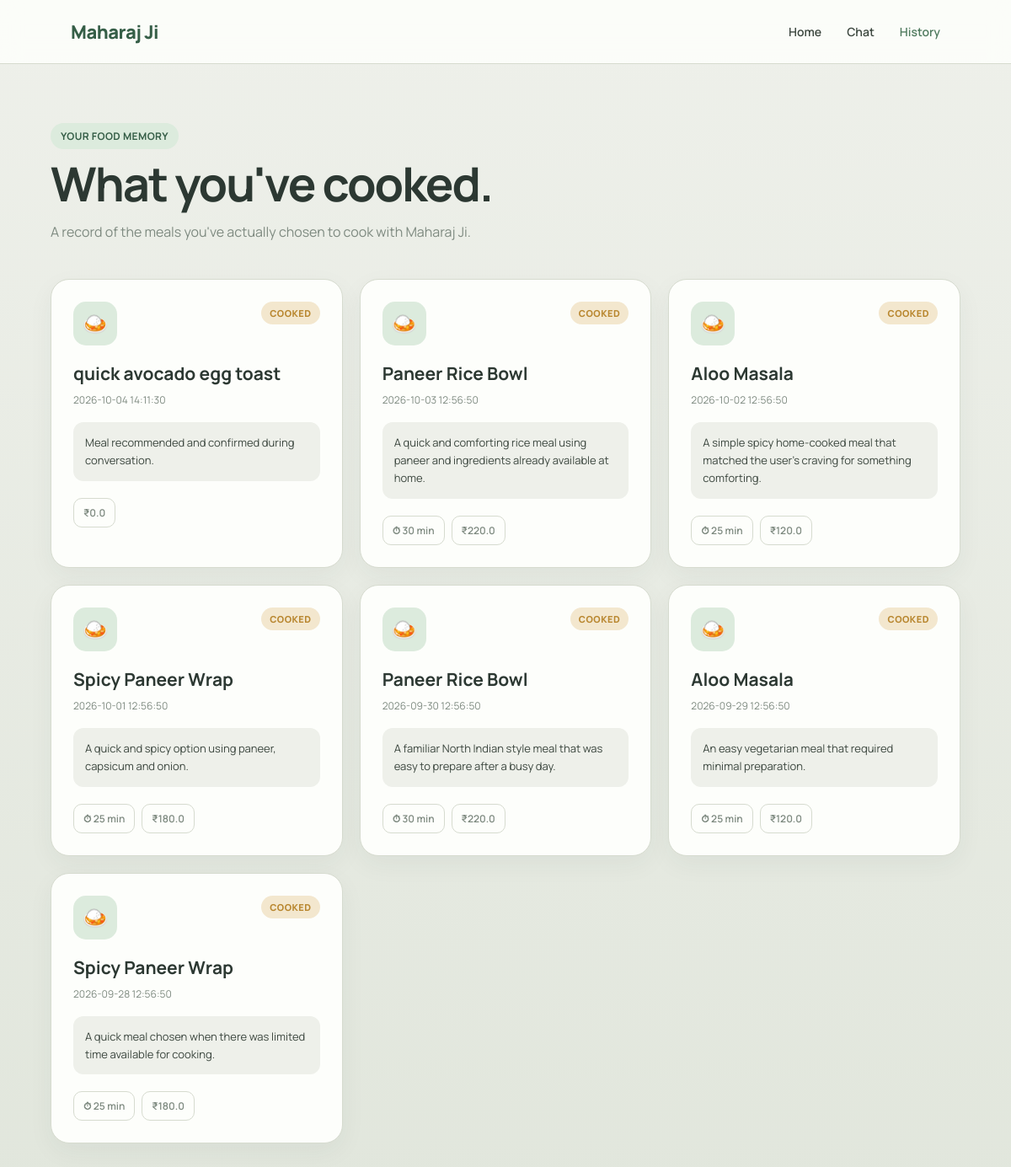
The app's page /history with its own data.
### tables this page shows
CREATE TABLE meal_history (

                id INTEGER PRIMARY KEY AUTOINCREMENT,

                user_id INTEGER NOT NULL,

                meal_name TEXT NOT NULL,

                meal_reason TEXT,

                preparation_time INTEGER,

                estimated_cost REAL,

                status TEXT,

                rating INTEGER,

                feedback TEXT,

                created_at TEXT DEFAULT CURRENT_TIMESTAMP,

                FOREIGN KEY (user_id)
                    REFERENCES users(id)
            );

### app.py (the view)
@app.route("/history")
def history():
    from database import get_meal_history
    user_id = 1
    meals = get_meal_history(
        user_id=user_id,
        limit=50
    )
    return render_template(
        "history.html",
        meals=meals
    )

### database.py (called while the page is built)
@contextmanager
def get_db():
    connection = sqlite3.connect(
        DATABASE_PATH
    )
    connection.row_factory = sqlite3.Row
    try:
        yield connection
        connection.commit()
    except Exception:
        connection.rollback()
        raise
    finally:
        connection.close()

def get_meal_history(
    user_id=1,
    limit=20
):
    with get_db() as db:
        rows = db.execute(
            """
            SELECT *

            FROM meal_history

            WHERE user_id = ?

            AND status = 'COOKED'

            AND date(created_at)
            >= date('now', '-7 days')

            ORDER BY datetime(created_at) DESC

            LIMIT ?
            """,
            (
                user_id,
                limit
            )
        ).fetchall()
        return [
            dict(row)
            for row in rows
        ]

### templates/history.html (shortened to what this page needs)
<!DOCTYPE html>
<html lang="en">
<head>
</head>
<body>
    <nav class="navbar">
        <div class="logo">
            Maharaj Ji
        </div>
        <div class="nav-links">
            <a href="/">
                Home
            </a>
            <a href="/chat">
                Chat
            </a>
            <a
                href="/history"
                class="active"
            >
                History
            </a>
        </div>
    </nav>
    <main class="page">
        <section class="page-header">
            <span class="eyebrow">
                YOUR FOOD MEMORY
            </span>
            <h1>
                What you've cooked.
            </h1>
            <p>
                A record of the meals you've actually
                chosen to cook with Maharaj Ji.
            </p>
        </section>
        {% if meals %}
            <section class="history-grid">
                {% for meal in meals %}
                    <article class="meal-card">
                        <div class="meal-top">
                            <div class="meal-icon">
                                🍛
                            </div>
                            <span class="cooked-badge">
                                Cooked
                            </span>
                        </div>
                        <h2>
                            {{ meal.meal_name }}
                        </h2>
                        <div class="meal-date">
                            {{ meal.created_at }}
                        </div>
                        {% if meal.meal_reason %}
                            <div class="meal-reason">
                                {{ meal.meal_reason }}
                            </div>
                        {% endif %}
                        <div class="meal-meta">
                            {% if meal.preparation_time %}
                                <span class="meta-item">
                                    ⏱
                                    {{ meal.preparation_time }}
                                    min
                                </span>
                            {% endif %}
                            {% if meal.estimated_cost is not none %}
                                <span class="meta-item">
                                    ₹{{ meal.estimated_cost }}
                                </span>
                            {% endif %}
                        </div>
                    </article>
                {% endfor %}
            </section>
        {% endif %}
    </main>
</body>
</html>

### templates/history.html (style rules this page uses)
:root { --bg: #EEF0EA; --bg-deep: #E1E6DC; --surface: #FDFEFB; --ink-heading: #2C3832; --ink-body: #3C473F; --ink-soft: #7E8A80; --accent: #4F7A5E; --accent-soft: #DCEBDD; --accent-deep: #355E47; --line: #D6DBCF; --steel: #C7CCC0; --amber: #B8862E; --amber-soft: #F3E7CE; --white: #FFFFFF; }
* { box-sizing: border-box; margin: 0; padding: 0; }
body { min-height: 100vh; background: linear-gradient( 180deg, var(--bg), var(--bg-deep) ); color: var(--ink-body); font-family: "Manrope", sans-serif; }
.navbar { height: 76px; display: flex; align-items: center; justify-content: space-between; padding: 0 7%; background: rgba( 253, 254, 251, 0.88 ); border-bottom: 1px solid var(--line); backdrop-filter: blur(12px); }
.logo { color: var(--accent-deep); font-size: 22px; font-weight: 800; letter-spacing: -0.5px; }
.nav-links { display: flex; align-items: center; gap: 30px; }
.nav-links a { text-decoration: none; color: var(--ink-body); font-size: 14px; font-weight: 600; transition: 0.2s ease; }
.nav-links .active { color: var(--accent); }
.page { width: min( 1100px, 90% ); margin: 0 auto; padding: 70px 0 100px; }
.page-header { margin-bottom: 42px; }
.eyebrow { display: inline-block; margin-bottom: 12px; padding: 7px 12px; border-radius: 999px; background: var(--accent-soft); color: var(--accent-deep); font-size: 12px; font-weight: 700; letter-spacing: 0.4px; }
.page-header h1 { color: var(--ink-heading); font-size: clamp( 36px, 5vw, 56px ); line-height: 1.05; letter-spacing: -2px; margin-bottom: 14px; }
.page-header p { max-width: 620px; color: var(--ink-soft); font-size: 16px; line-height: 1.7; }
.history-grid { display: grid; grid-template-columns: repeat( auto-fit, minmax( 300px, 1fr ) ); gap: 20px; }
.meal-card { position: relative; padding: 26px; background: var(--surface); border: 1px solid var(--line); border-radius: 22px; box-shadow: 0 10px 30px rgba(44, 56, 50, 0.05); transition: transform 0.2s ease, box-shadow 0.2s ease; }
.meal-top { display: flex; justify-content: space-between; align-items: flex-start; gap: 15px; margin-bottom: 20px; }
.meal-icon { width: 52px; height: 52px; display: flex; align-items: center; justify-content: center; border-radius: 15px; background: var(--accent-soft); font-size: 25px; }
.cooked-badge { padding: 6px 10px; border-radius: 999px; background: var(--amber-soft); color: var(--amber); font-size: 11px; font-weight: 800; text-transform: uppercase; letter-spacing: 0.5px; }
.meal-card h2 { color: var(--ink-heading); font-size: 21px; line-height: 1.3; margin-bottom: 9px; }
.meal-date { color: var(--ink-soft); font-size: 12px; margin-bottom: 18px; }
.meal-reason { padding: 14px; margin-bottom: 20px; background: var(--bg); border-radius: 12px; color: var(--ink-body); font-size: 13px; line-height: 1.6; }
.meal-meta { display: flex; flex-wrap: wrap; gap: 8px; }
.meta-item { padding: 8px 11px; border: 1px solid var(--line); border-radius: 10px; background: var(--surface); color: var(--ink-soft); font-size: 12px; font-weight: 600; }

### records on screen
meal_history: meal_name "quick avocado egg toast", created_at "2026-10-04 14:11:30", meal_reason "Meal recommended and confirmed during conversation.", estimated_cost "0.0"
meal_history: meal_name "Paneer Rice Bowl", created_at "2026-10-03 12:56:50", meal_reason "A quick and comforting rice meal using paneer and ingredients already available at home.", preparation_time "30", estimated_cost "220.0"
meal_history: meal_name "Aloo Masala", created_at "2026-10-02 12:56:50", meal_reason "A simple spicy home-cooked meal that matched the user's craving for something comforting.", preparation_time "25", estimated_cost "120.0"
meal_history: meal_name "Spicy Paneer Wrap", created_at "2026-10-01 12:56:50", meal_reason "A quick and spicy option using paneer, capsicum and onion.", preparation_time "25", estimated_cost "180.0"
meal_history: meal_name "Paneer Rice Bowl", created_at "2026-09-30 12:56:50", meal_reason "A familiar North Indian style meal that was easy to prepare after a busy day.", preparation_time "30", estimated_cost "220.0"
meal_history: meal_name "Aloo Masala", created_at "2026-09-29 12:56:50", meal_reason "An easy vegetarian meal that required minimal preparation.", preparation_time "25", estimated_cost "120.0"
meal_history: meal_name "Spicy Paneer Wrap", created_at "2026-09-28 12:56:50", meal_reason "A quick meal chosen when there was limited time available for cooking.", preparation_time "25", estimated_cost "180.0"
